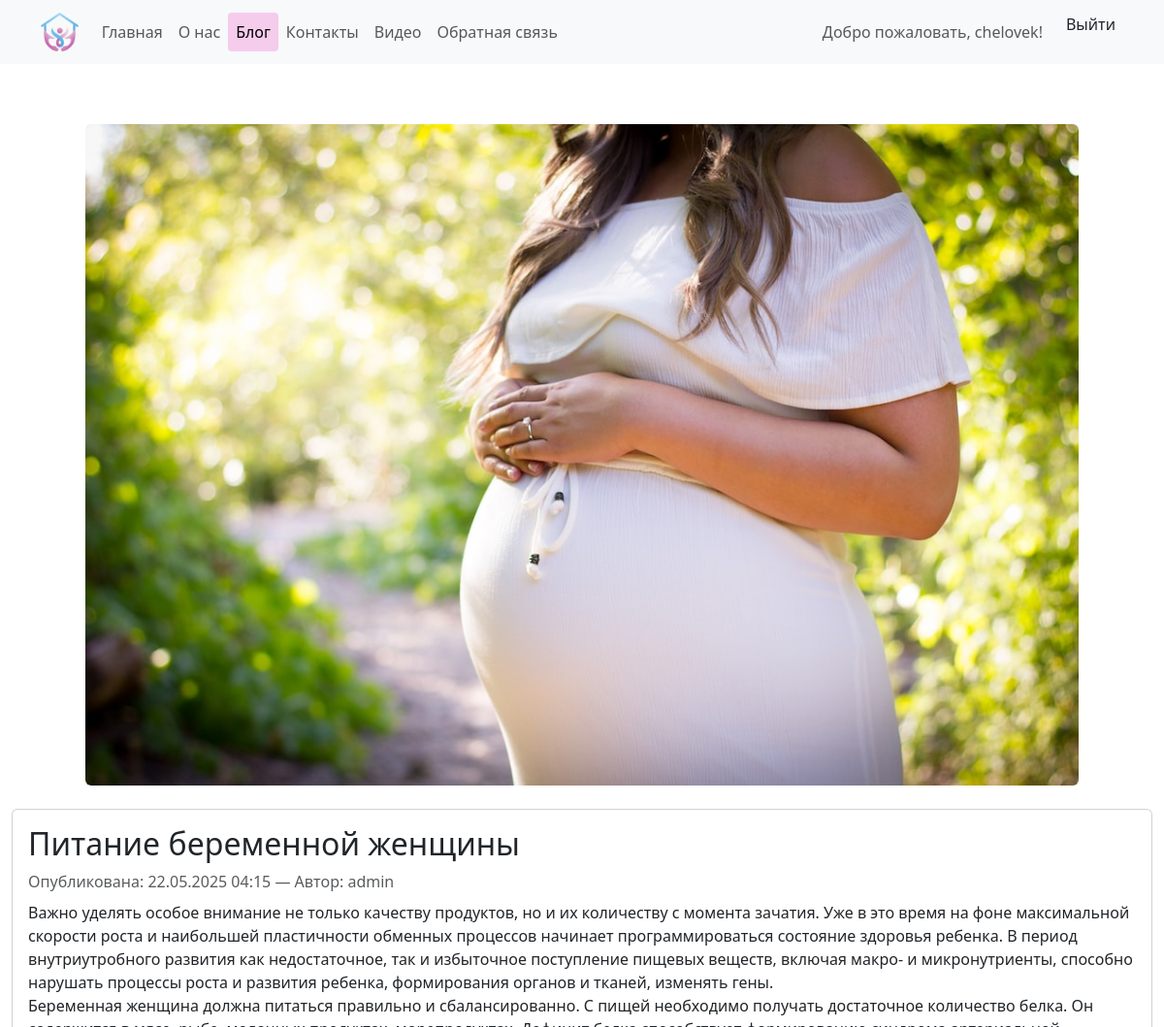
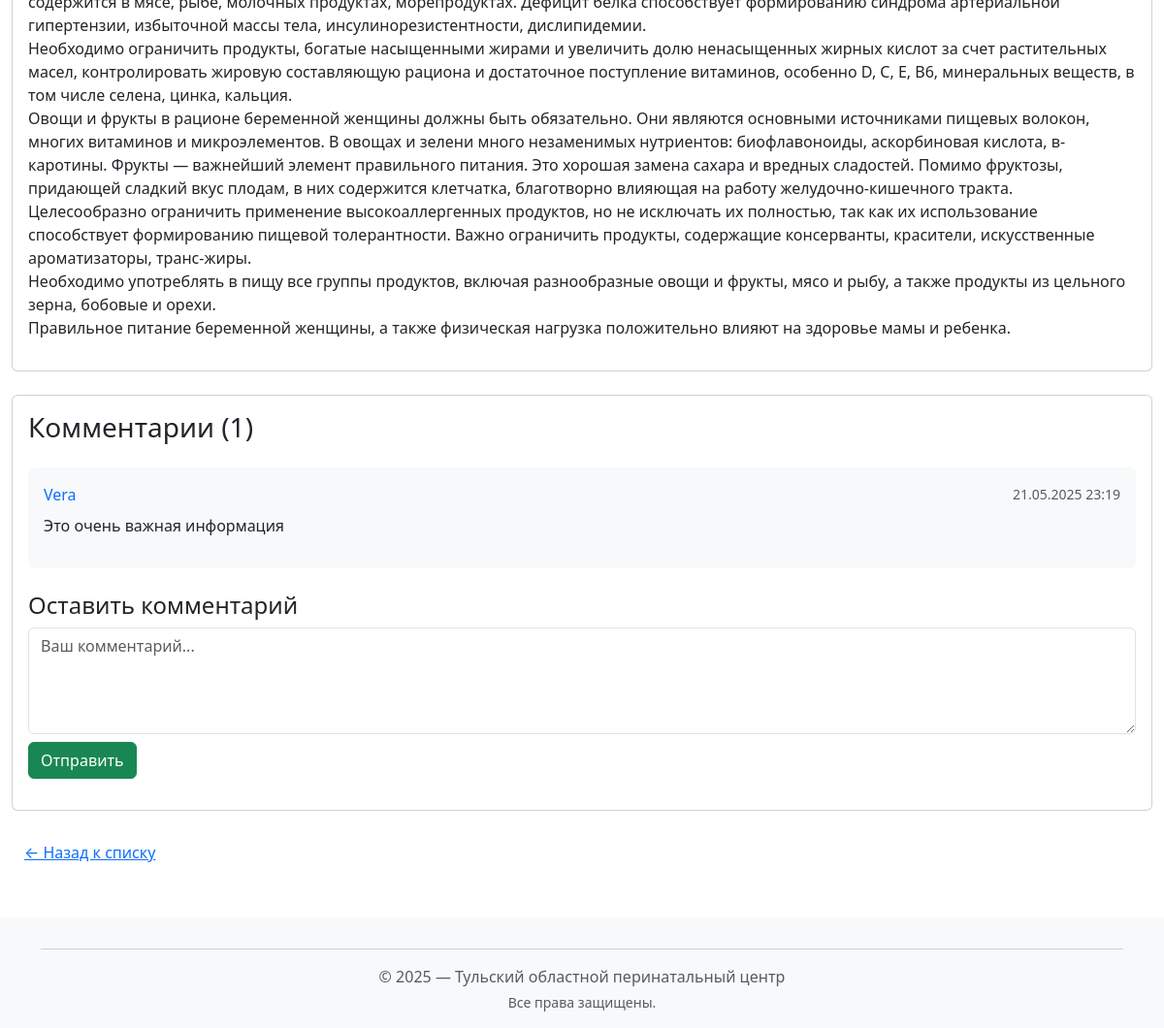
/blog/5/ (signed in), run on the app's committed database (2 pictures, top to bottom).
### app/models.py (models this page shows, shortened)
class Blog(models.Model):
    title   = models.CharField('Заголовок', max_length=200)
    summary = models.TextField('Краткое содержание', max_length=500)
    image   = models.ImageField(
        'Изображение',
        upload_to='blog_images/',
        blank=True,
        null=True
    )
    content = models.TextField('Полное содержание')
    posted  = models.DateTimeField('Опубликована', default=datetime.now, db_index=True)
    author  = models.ForeignKey(
        User,
        null=True,
        blank=True,
        on_delete=models.SET_NULL,
        verbose_name="Автор"
    )
    class Meta:
        verbose_name = 'Статья блога'
        verbose_name_plural = 'Статьи блога'
        ordering = ['-posted']

class Comment(models.Model):
    content = models.TextField('Текст комментария')
    created = models.DateTimeField('Дата комментария', auto_now_add=True, db_index=True)
    author  = models.ForeignKey(
        User,
        on_delete=models.CASCADE,
        verbose_name='Автор комментария'
    )
    post    = models.ForeignKey(
        Blog,
        on_delete=models.CASCADE,
        related_name='comments',
        verbose_name='Статья'
    )
    class Meta:
        verbose_name = 'Комментарий'
        verbose_name_plural = 'Комментарии'
        ordering = ['-created']

### app/views.py (the view)
# urls.py: path('blog/<int:pk>/', views.blog_detail,  name='blog_detail'),
def blog_detail(request, pk):
    post = get_object_or_404(Blog, pk=pk)
    if request.method == 'POST':
        if not request.user.is_authenticated:
            return redirect(f"{reverse('app:login')}?next={request.path}")
        comment_form = CommentForm(request.POST)
        if comment_form.is_valid():
            comment = comment_form.save(commit=False)
            comment.author = request.user
            comment.post = post
            comment.save()
            return redirect(post.get_absolute_url())
    else:
        comment_form = CommentForm()
    comments = post.comments.all()
    return render(request, 'app/blog_detail.html', {
        'title': post.title,
        'post':  post,
        'year':  datetime.now().year,
        'comment_form': comment_form,
        'comments': comments,
    })

### app/forms.py
class CommentForm(ModelForm):
    class Meta:
        model = Comment
        fields = ['content']
        widgets = {
            'content': forms.Textarea(attrs={
                'rows': 4,
                'cols': 40,
                'class': 'form-control',
                'placeholder': 'Ваш комментарий...'
            }),
        }

### app/templates/app/blog_detail.html (shortened to what this page needs)
﻿{% extends 'app/layout.html' %}
{% block content %}
<article class="mt-4">
    {% if post.image %}
    <div class="mb-4 text-center">
        <img src="{{ post.image.url }}" alt="{{ post.title }}" class="img-fluid rounded">
    </div>
    {% endif %}
    <div class="card mb-4">
        <div class="card-body">
            <h2 class="card-title">{{ post.title }}</h2>
            <p class="text-muted mb-2">
                Опубликована: {{ post.posted|date:"d.m.Y H:i" }}
                {% if post.author %}
                — Автор: {{ post.author.get_full_name|default:post.author.username }}
                {% endif %}
            </p>
            <div class="card-text">
                {{ post.content|linebreaks }}
            </div>
        </div>
    </div>
    <div class="card mb-4">
        <div class="card-body">
            <h3 class="mb-4">Комментарии ({{ comments.count }})</h3>
            {% for comment in comments %}
            <div class="bg-light p-3 rounded mb-3">
                <div class="d-flex justify-content-between align-items-center">
                    <span class="font-weight-bold text-primary">
                        {{ comment.author.get_full_name|default:comment.author.username }}
                    </span>
                    <small class="text-muted">
                        {{ comment.created|date:"d.m.Y H:i" }}
                    </small>
                </div>
                <p class="mt-2 mb-0">{{ comment.content|linebreaks }}</p>
            </div>
            {% empty %}
            <p>Комментариев пока нет.</p>
            {% endfor %}
            {% if user.is_authenticated %}
            <div class="mt-4">
                <h4>Оставить комментарий</h4>
                <form method="post">
                    <div class="form-group">
                        {{ comment_form.content }}
                    </div>
                    <button type="submit" class="btn btn-success mt-2">Отправить</button>
                </form>
            </div>
            {% else %}
            <div class="mt-4">
                <p>Для добавления комментария, пожалуйста, авторизуйтесь</p>
                <a href="{% url 'app:login' %}?next={{ request.path }}" class="btn btn-outline-secondary mr-2">Войти</a>
                <a href="{% url 'app:registration' %}" class="btn btn-outline-secondary">Зарегистрироваться</a>
            </div>
            {% endif %}
        </div>
    </div>
    <a href="{% url 'app:blog_list' %}" class="btn btn-link">← Назад к списку</a>
</article>
{% endblock %}

### app/templates/app/layout.html (shortened to what this page needs)
﻿{% load static %}
<!DOCTYPE html>
<html lang="ru">
<head>
    <link href="https://cdn.jsdelivr.net/npm/bootstrap@5.3.0/dist/css/bootstrap.min.css"
          rel="stylesheet">
    <link rel="stylesheet" href="{% static 'app/content/site.css' %}">
</head>
<body>
    <nav class="navbar navbar-expand-lg navbar-light bg-light fixed-top">
        <div class="container">
            <a class="navbar-brand" href="{% url 'app:index' %}">
                <img src="{% static 'app/content/logo.png' %}" height="40" alt="Логотип">
            </a>
            <div class="collapse navbar-collapse" id="nav">
                <ul class="navbar-nav me-auto">
                    <li class="nav-item">
                        <a class="nav-link {% if request.resolver_match.url_name == 'index' %}active{% endif %}"
                           href="{% url 'app:index' %}">Главная</a>
                    </li>
                    <li class="nav-item">
                        <a class="nav-link {% if request.resolver_match.url_name == 'about' %}active{% endif %}"
                           href="{% url 'app:about' %}">О нас</a>
                    </li>
                    <li class="nav-item">
                        <a class="nav-link
               {% if request.resolver_match.url_name == 'blog_list' or request.resolver_match.url_name == 'blog_detail' %}
                 active
               {% endif %}"
                           href="{% url 'app:blog_list' %}">Блог</a>
                    </li>
                    <li class="nav-item">
                        <a class="nav-link {% if request.resolver_match.url_name == 'contact' %}active{% endif %}"
                           href="{% url 'app:contact' %}">Контакты</a>
                    </li>
                    <li class="nav-item">
                        <a class="nav-link {% if request.resolver_match.url_name == 'video_list' %}active{% endif %}"
                           href="{% url 'app:video_list' %}">Видео</a>
                    </li>
                    <li class="nav-item">
                        <a class="nav-link {% if request.resolver_match.url_name == 'feedback' %}active{% endif %}"
                           href="{% url 'app:feedback' %}">Обратная связь</a>
                    </li>
                </ul>
                {% if user.is_authenticated %}
                <span class="navbar-text me-3">
                    Добро пожаловать, {{ user.username }}!
                </span>
                <form method="post" action="{% url 'app:logout' %}" style="display:inline;">
                    <button type="submit" class="btn btn-link nav-link px-2">Выйти</button>
                </form>
                {% else %}
                <ul class="navbar-nav">
                    <li class="nav-item"><a class="nav-link" href="{% url 'app:login' %}">Вход</a></li>
                    <li class="nav-item"><a class="nav-link" href="{% url 'app:registration' %}">Регистрация</a></li>
                </ul>
                {% endif %}
            </div>
        </div>
    </nav>
    <div class="container-fluid" style="padding-top:80px;">
        {% block content %}{% endblock %}
    </div>
    <footer class="bg-light text-center text-muted py-3 mt-5">
        <div class="container">
            <hr>
            <p class="mb-1">© {{ year }} — Тульский областной перинатальный центр</p>
            <p class="small mb-0">Все права защищены.</p>
        </div>
    </footer>
</body>
</html>

### app/static/app/content/site.css (style rules this page uses)
.nav-link { transition: background-color 0.3s ease; }

### data on the page
Blog: image (picture), title "Питание беременной женщины", posted "22.05.2025 04:15", author.get_full_name "admin", content "Важно уделять особое внимание не только качеству продуктов, но и их количеству с момента зачатия. Уже в это время на фоне максимальной скорости роста и наибольшей пластичности обменных процессов начинает программироваться состояние здоровья ребенка. В период внутриутробного развития как недостаточное, так и избыточное поступление пищевых веществ, включая макро- и микронутриенты, способно нарушать процессы роста и развития ребенка, формирования органов и тканей, изменять гены. Беременная женщина должна питаться правильно и сбалансированно. С пищей необходимо получать достаточное количество белка. Он содержится в мясе, рыбе, молочных продуктах, морепродуктах. Дефицит белка способствует…", count "1"
Comment: author.get_full_name "Vera", created "21.05.2025 23:19", content "Это очень важная информация"

### other printed values
{{ user.username }} "chelovek"
